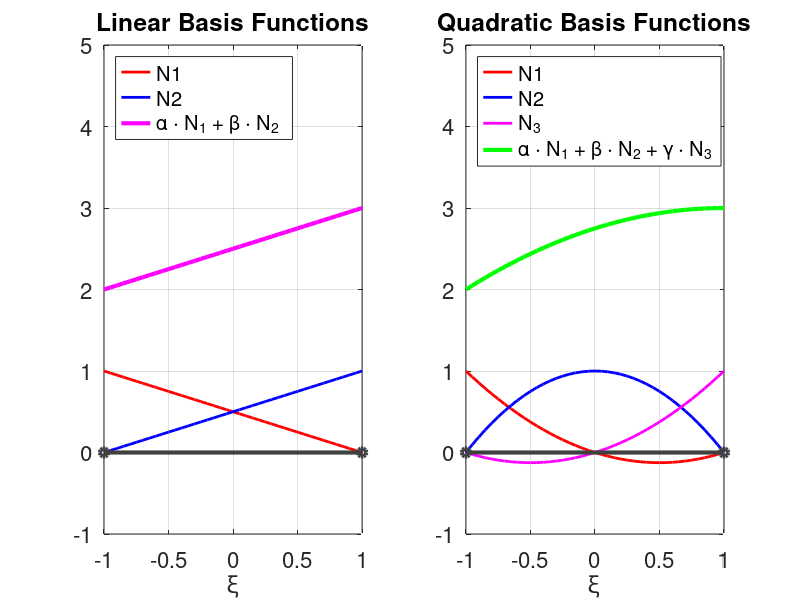
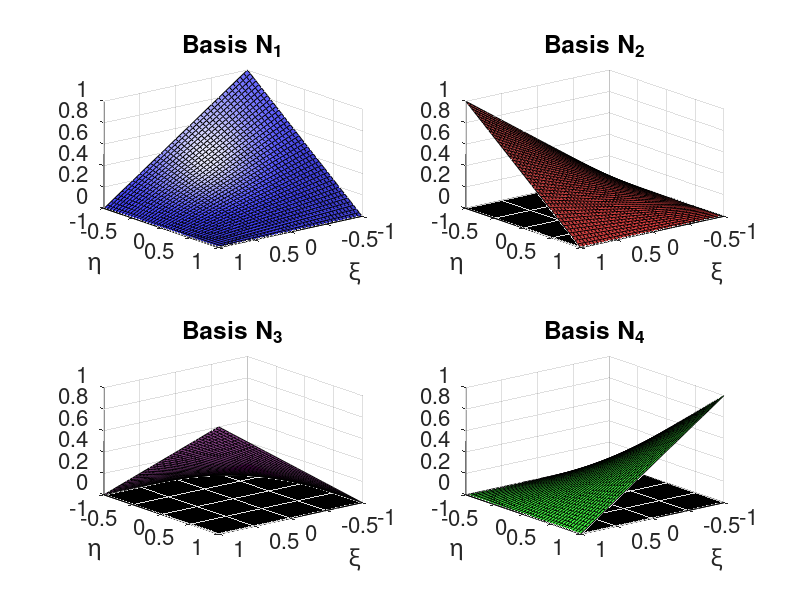
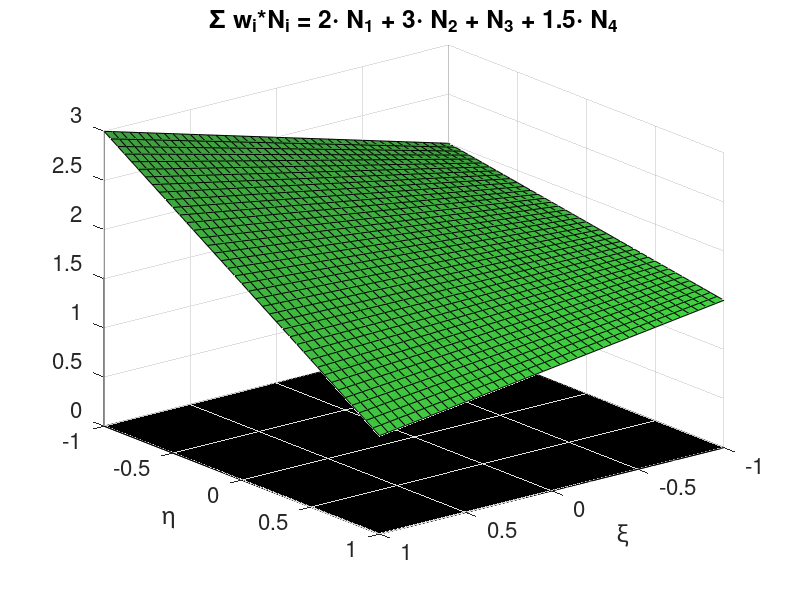
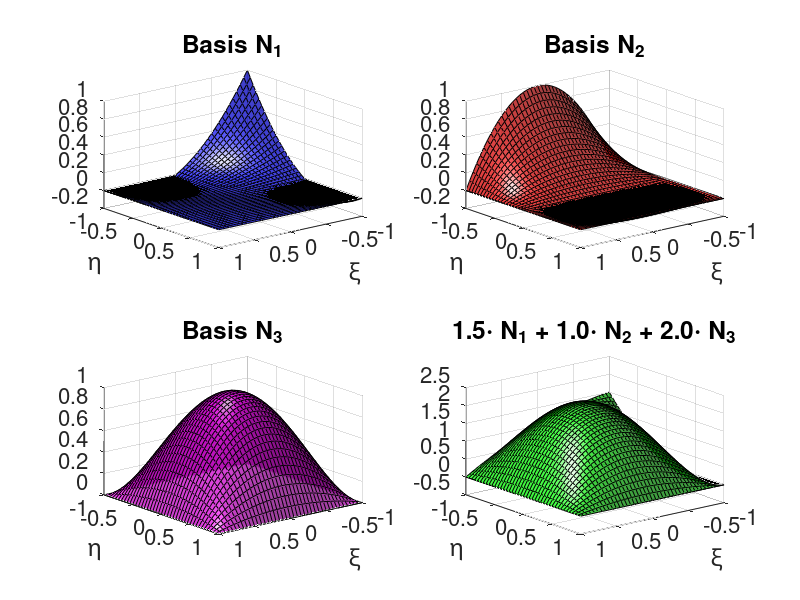

These charts were generated, in order, by the following MATLAB code:
clear all 
close all

xi = -1:0.05:1;
eta = -1:0.05:1;

%=========================================================================
% 1D Basis Functions -- Calculating
%=========================================================================

% Let's calculate and plot the two linear basis functions
N1 = 1/2*(1-xi)
N2 = 1/2*(1+xi)

NQ1 = xi/2.*(xi-1);
NQ2 = (1-xi.^2);
NQ3 = xi/2.*(xi+1);

%=========================================================================
% 1D Basis Functions -- Plotting 
%=========================================================================
figure(1)
subplot(1,2,1)
plot(xi, N1,'r-','linewidth',2)
hold on
plot(xi, N2,'b-','linewidth',2)
plot(xi, N1*2+N2*3,'m-','linewidth',3)
plot(1,5,'w.')
plot(1,-1,'w.')
plot([-1 1],[0 0],'-o', 'color',[.25 .25 .25],'linewidth',3)
grid on
xlabel('\xi')
title('Linear Basis Functions')
a = legend('N1','N2','\alpha \cdot N_1 + \beta \cdot N_2 ')
set(a,'Location','northwest')
set(gca,'fontsize',16)

subplot(1,2,2)
plot(xi, NQ1,'r-','linewidth',2)
hold on
plot(xi, NQ2,'b-','linewidth',2)
plot(xi, NQ3,'m-','linewidth',2)
plot(xi, NQ1*2+NQ2*2.75+NQ3*3,'g-','linewidth',3)
plot(1,5,'w.')
plot(1,-1,'w.')
plot([-1 1],[0 0],'o-', 'color',[.25 .25 .25],'linewidth',3)
grid on
xlabel('\xi')

title('Quadratic Basis Functions')
a= legend('N1','N2', 'N_3','\alpha \cdot N_1 + \beta \cdot N_2 + \gamma \cdot N_3')
set(a,'Location','northwest')
set(gca,'fontsize',16)

%=========================================================================
% 2D Linear Basis Functions -- Calculating
%=========================================================================

for(i = 1:length(xi))
    for(j = 1:length(eta))
        N2_1(i,j) = 1/4*(1-xi(i)).*(1-eta(j));
        N2_2(i,j) = 1/4*(1+xi(i)).*(1-eta(j));
        N2_3(i,j) = 1/4*(1+xi(i)).*(1+eta(j));
        N2_4(i,j) = 1/4*(1-xi(i)).*(1+eta(j));
        XI(i,j) = xi(i);
        ETA(i,j) = eta(j);
    end
end


%=========================================================================
% 2D Linear Basis Functions -- Plotting
%=========================================================================
figure
subplot(2,2,1)

%--------------------------
% Basis 1
%--------------------------
%plot3(XI, ETA, N2_1,'*b')
a = surf(XI, ETA, N2_1)
set(a,'facecolor','b','facealpha',0.75)
hold on
a = patch([1 1 -1 -1 1],[-1 1 1 -1 -1],[0 0 0 0 0],'k');
set(a,'facealpha',0.5)
xlabel('\xi')
ylabel('\eta')
title('Basis N_1')
set(gca,'fontsize',16)
view([1. 1.25 .75])
light

%--------------------------
% Basis 2
%--------------------------
subplot(2,2,2)
% plot3(XI, ETA, N2_2,'*r')
a = surf(XI, ETA, N2_2)
set(a,'facecolor','r','facealpha',0.75)
hold on
a = patch([1 1 -1 -1 1],[-1 1 1 -1 -1],[0 0 0 0 0],'k');
set(a,'facealpha',0.5)
xlabel('\xi')
ylabel('\eta')
title('Basis N_2')
set(gca,'fontsize',16)
view([1. 1.25 .75])
light

%--------------------------
% Basis 3
%--------------------------
subplot(2,2,3)
%plot3(XI, ETA, N2_3,'*m')
a = surf(XI, ETA, N2_3)
set(a,'facecolor','m','facealpha',0.75)
hold on
a = patch([1 1 -1 -1 1],[-1 1 1 -1 -1],[0 0 0 0 0],'k');
set(a,'facealpha',0.5)
xlabel('\xi')
ylabel('\eta')
title('Basis N_3')
set(gca,'fontsize',16)
view([1. 1.25 .75])
light

%--------------------------
% Basis 4
%--------------------------
subplot(2,2,4)
% plot3(XI, ETA, N2_4,'*g')
a = surf(XI, ETA, N2_4)
set(a,'facecolor','g','facealpha',0.75)
hold on
a = patch([1 1 -1 -1 1],[-1 1 1 -1 -1],[0 0 0 0 0],'k');
set(a,'facealpha',0.5)
xlabel('\xi')
ylabel('\eta')
title('Basis N_4')
set(gca,'fontsize',16)
view([1. 1.25 .75])
light

%--------------------------
% Weighted Sum of the basis functions
%--------------------------
figure
% plot3(XI, ETA, N2_1*2+N2_2*3+N2_3*1+N2_4*1.5,'*g')
a = surf(XI, ETA, N2_1*2+N2_2*3+N2_3*1+N2_4*1.5)
set(a,'facecolor','g','facealpha',0.75)
hold on
a = patch([1 1 -1 -1 1],[-1 1 1 -1 -1],[0 0 0 0 0],'k');
set(a,'facealpha',0.5)
xlabel('\xi')
ylabel('\eta')
title('\Sigma w_i*N_i = 2\cdot N_1 + 3\cdot N_2 + N_3 + 1.5\cdot N_4')
set(gca,'fontsize',16)
view([1. 1.25 .75])
light



%=========================================================================
% 2D Quadratic Basis Functions -- Calcualting (9-point)
%=========================================================================
for(i = 1:length(xi))
    for(j = 1:length(eta))
        N2q_1(i,j) = 1/4*xi(i).*eta(j).*(xi(i)-1).*(eta(j)-1);
        N2q_2(i,j) = eta(j)/2.*(1-xi(i).^2).*(eta(j)-1);
        N2q_3(i,j) = (1-xi(i).^2).*(1-eta(j).^2);
        
        XI(i,j) = xi(i);
        ETA(i,j) = eta(j);
    end
end


%=========================================================================
% 2D Quadratic Basis Functions -- Plotting (9-point)
%=========================================================================



figure

%--------------------------
% Basis 1
%--------------------------
subplot(2,2,1)
%plot3(XI, ETA, N2q_1,'*b')
a = surf(XI, ETA, N2q_1)
set(a,'facecolor','b','facealpha',0.75)
hold on
a = patch([1 1 -1 -1 1],[-1 1 1 -1 -1],[0 0 0 0 0],'k');
set(a,'facealpha',0.5)
xlabel('\xi')
ylabel('\eta')
title('Basis N_1')
set(gca,'fontsize',16)
view([1. 1.25 .75])
light


%--------------------------
% Basis 2
%--------------------------
subplot(2,2,2)
%plot3(XI, ETA, N2q_2,'*r')
a = surf(XI, ETA, N2q_2)
set(a,'facecolor','r','facealpha',0.75)

hold on
a = patch([1 1 -1 -1 1],[-1 1 1 -1 -1],[0 0 0 0 0],'k');
set(a,'facealpha',0.5)
xlabel('\xi')
ylabel('\eta')
title('Basis N_2')
set(gca,'fontsize',16)
view([1. 1.25 .75])
light


%--------------------------
% Basis 3
%--------------------------
subplot(2,2,3)
% plot3(XI, ETA, N2q_3,'*m')
a = surf(XI, ETA, N2q_3)
set(a,'facecolor','m','facealpha',0.75)

hold on
a = patch([1 1 -1 -1 1],[-1 1 1 -1 -1],[0 0 0 0 0],'k');
set(a,'facealpha',0.5)
xlabel('\xi')
ylabel('\eta')
title('Basis N_3')
set(gca,'fontsize',16)
view([1. 1.25 .75])
light


%--------------------------
% Basis weighted combination
%--------------------------
subplot(2,2,4)
% plot3(XI, ETA, N2q_1*1.5 + N2q_2*1 + N2q_3*2,'*g')
a = surf(XI, ETA, N2q_1*1.5 + N2q_2*1 + N2q_3*2)
set(a,'facecolor','g','facealpha',0.75)

hold on
a = patch([1 1 -1 -1 1],[-1 1 1 -1 -1],[0 0 0 0 0],'k');
set(a,'facealpha',0.5)
xlabel('\xi')
ylabel('\eta')
title('1.5\cdot N_1 + 1.0\cdot N_2 + 2.0\cdot N_3')
set(gca,'fontsize',16)
view([1. 1.25 .75])
light
%================================








%=========================================================================
% 2D Linear Basis Functions -- Plotting
%=========================================================================
figure


%--------------------------
% Basis 1
%--------------------------
%plot3(XI, ETA, N2_1,'*b')
a = surf(1+XI, 1+ETA, N2_1)
set(a,'facecolor','g','facealpha',0.75)
hold on
a = patch([1 1 -1 -1 1]+1,[-1 1 1 -1 -1]+1,[0 0 0 0 0],'k');
%xset(a,'facealpha',0.65)
xlabel('\xi')
ylabel('\eta')
title('Basis N_1')
set(gca,'fontsize',16)
view([1. 1.25 .75])


%--------------------------
% Basis 2
%--------------------------
hold on
% plot3(XI, ETA, N2_2,'*r')
a = surf(1+XI-2, 1+ETA, N2_2)
set(a,'facecolor','g','facealpha',0.75)
hold on
a = patch([1 1 -1 -1 1]+1-2,1+[-1 1 1 -1 -1],[0 0 0 0 0],'k');
%set(a,'facealpha',0.65)
xlabel('\xi')
ylabel('\eta')
title('Basis N_2')
set(gca,'fontsize',16)
view([1. 1.25 .75])


%--------------------------
% Basis 3
%--------------------------
%plot3(XI, ETA, N2_3,'*m')
a = surf(1+XI-2, 1+ETA-2, N2_3)
set(a,'facecolor','g','facealpha',0.75)
hold on
a = patch([1 1 -1 -1 1]+1-2,1-2+[-1 1 1 -1 -1],[0 0 0 0 0],'k');
%set(a,'facealpha',0.65)
xlabel('\xi')
ylabel('\eta')
title('Basis N_3')
set(gca,'fontsize',16)
view([1. 1.25 .75])


%--------------------------
% Basis 4
%--------------------------

% plot3(XI, ETA, N2_4,'*g')
a = surf(1+XI, ETA+1-2, N2_4)
set(a,'facecolor','g','facealpha',0.75)
hold on
a = patch([1 1 -1 -1 1]+1,1-2+[-1 1 1 -1 -1],[0 0 0 0 0],'k');
%set(a,'facealpha',0.65)
xlabel('\xi')
ylabel('\eta')
title('Basis N_4')
set(gca,'fontsize',16)
view([1. 1.25 .75])



%--------------------------
% Basis 1
%--------------------------
%plot3(XI, ETA, N2_1,'*b')
a = surf(1+XI+1, 1+ETA+1, N2_1)
set(a,'facecolor','r','facealpha',0.75)
hold on
a = patch([1 1 -1 -1 1]+2,2+[-1 1 1 -1 -1],[0 0 0 0 0],'k');
%set(a,'facealpha',0.5)
xlabel('\xi')
ylabel('\eta')
title('Basis N_1')
set(gca,'fontsize',16)
view([1. 1.25 .75])


%--------------------------
% Basis 2
%--------------------------
hold on
% plot3(XI, ETA, N2_2,'*r')
a = surf(1+XI-2+1, 1+ETA+1, N2_2)
set(a,'facecolor','r','facealpha',0.75)
hold on
a = patch([1 1 -1 -1 1],2+[-1 1 1 -1 -1],[0 0 0 0 0],'k');
%set(a,'facealpha',0.5)
xlabel('\xi')
ylabel('\eta')
title('Basis N_2')
set(gca,'fontsize',16)
view([1. 1.25 .75])


%--------------------------
% Basis 3
%--------------------------
%plot3(XI, ETA, N2_3,'*m')
a = surf(1+XI-2+1, 1+ETA-2+1, N2_3)
set(a,'facecolor','r','facealpha',0.75)
hold on
a = patch([1 1 -1 -1 1],[-1 1 1 -1 -1],[0 0 0 0 0],'k');
%set(a,'facealpha',0.5)
xlabel('\xi')
ylabel('\eta')
title('Basis N_3')
set(gca,'fontsize',16)
view([1. 1.25 .75])


%--------------------------
% Basis 4
%--------------------------

% plot3(XI, ETA, N2_4,'*g')
a = surf(1+XI+1, ETA+1-2+1, N2_4)
set(a,'facecolor','r','facealpha',0.75)
hold on
a = patch([1 1 -1 -1 1]+2,[-1 1 1 -1 -1],[0 0 0 0 0],'k');
%set(a,'facealpha',0.5)
xlabel('\xi')
ylabel('\eta')
title('Basis N_4')
set(gca,'fontsize',16)
view([1. 1.25 .75])
light
